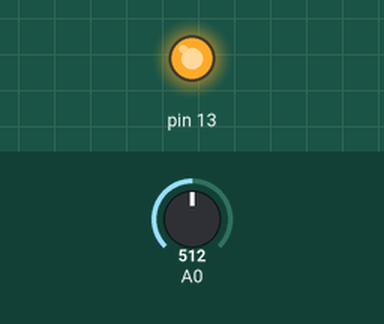
The sketch below on a simulated Arduino Uno, built with avr-gcc and run on an emulated ATmega328P. Parts: output pins drawn as LEDs (lit = HIGH). The inputs (shaded band) are chosen by the test bench; at power-on: A0 = 512. No radio packets arrive unless stated.

Above: at 1.2 s.
1.3 s: A0 set to 485
At 2.5 s:
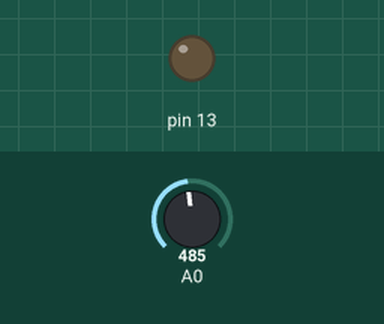
2.8 s: A0 set to 510
At 3.9 s:
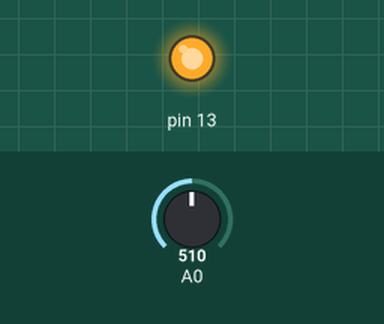
4.3 s: A0 set to 490
At 5.2 s:
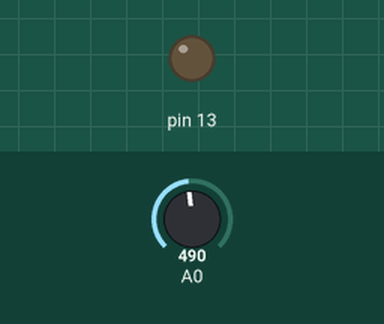
Timing chart, 0 to 7.3 s (numbered marks = the images above; inputs shaded):
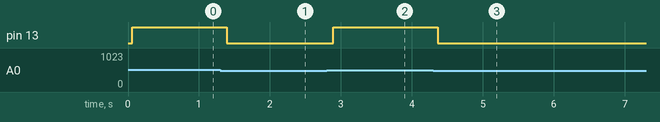

The sketch:

Transmitter_Arduino_Code.ino
```cpp
/*----------------------------------------------------------------------------------
     Motion Activated DSLR Shutter Remote
     Transmitter Sketch (433mHz Serial TX)
     By: Angelo Casimiro (ASCAS/ TechBuilder)

     Pin Configuration:
     - Digital#12 of Arduino to Data Input of TX module
     - Analog#0 of Arduino to Motion Detection Alarm - Speaker Pin
----------------------------------------------------------------------------------*/
#include <VirtualWire.h>
char *controller;

void setup() {
  pinMode(13,OUTPUT);
  vw_set_ptt_inverted(true);
  vw_set_tx_pin(12);
  vw_setup(4000);
}

void loop(){

  if(analogRead(A0) > 500){
  //You can add a for loop here to take multiple shots
  controller="1"  ;
  vw_send((uint8_t *)controller, strlen(controller));
  vw_wait_tx();
  digitalWrite(13,1);
  delay(10);
  }

  else{
  controller="0";
  vw_send((uint8_t *)controller, strlen(controller));
  vw_wait_tx();
  digitalWrite(13,0);
  }
}
```

Measured:
- the behaviour switches between 501 and 500 on A0 (found by bisection; images 0 and 1)
- after the input at 1.3 s, pin 13: HIGH → LOW after 0.09 s
- after the input at 2.8 s, pin 13: LOW → HIGH after 0.10 s
- after the input at 4.3 s, pin 13: HIGH → LOW after 0.07 s
